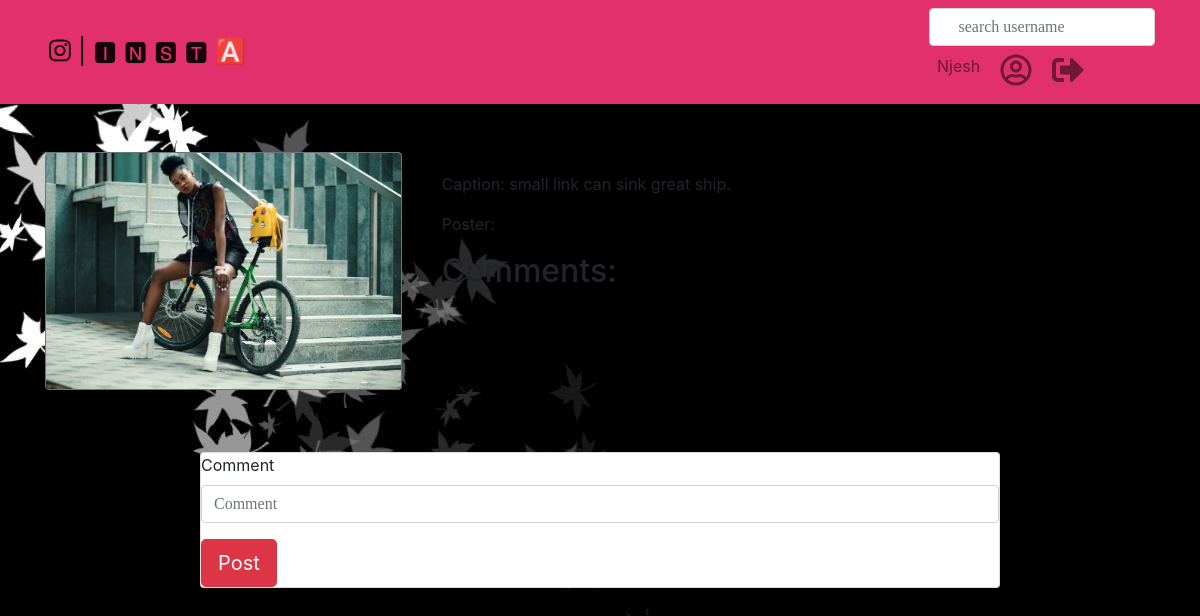
/image/1 (signed in), run on the app's committed database.
### photoapp/models.py (models this page shows, shortened)
class Image(models.Model):
    posted_by = models.ForeignKey(User, null=True)
    profile = models.ForeignKey(Profile, on_delete=models.CASCADE,null=True)
    insta_image = models.ImageField(upload_to='picha/',null=True)
    caption = models.TextField(null=True)
    likes = models.PositiveIntegerField(default=0)

### photoapp/views.py (the view)
# urls.py: url(r'^image/(\d+)',views.get_image_by_id,name ='image'),
@login_required(login_url='/accounts/login/')
def get_image_by_id(request,image_id):
    image = Image.objects.get(id = image_id)
    comment = Image.objects.filter(id = image_id).all()
    current_user = request.user
    if request.method == 'POST':
        form = CommentForm(request.POST, request.FILES)
        if form.is_valid():
            image = form.save(commit=False)
            image.posted_by = current_user
            image.save()
        return redirect('home')
    else:
        form = CommentForm()
    return render(request,"image.html", {"image":image,"comment":comment,"form": form})

### photoapp/forms.py
class CommentForm(forms.ModelForm):
    class Meta:
        model = Comment
        exclude =['poster','image']

### photoapp/templates/image.html (shortened to what this page needs)
{%extends 'base.html'%}
{% block content %}
{% load bootstrap4 %}
<br>
<br>
<div class="container">
  <div class="card-columns">
    <div class="card border-secondary">
      <img class="card-img-top" class="img-responsive" src="{{image.insta_image.url}}" size="100px200">
    </div>
    <div class="card-body">
      <p>Caption: {{image.caption}}</p>
      <p>Poster: {{image.user}}</p>
      <h2><p>Comments: {{comment.comment}}</p></h2>
    </div>
  </div>
  <div class="card mx-auto" style="max-width:50rem; margin-top:50px;">
  <form  action="{%url 'comment'%}" method="post" enctype="multipart/form-data">
    {% bootstrap_form form%}
    <input type="submit" class="btn btn-danger btn-lg" value="Post">
  </form>
  </div>
</div>
{% endblock %}

### photoapp/templates/navbar.html (shortened to what this page needs)
<!DOCTYPE html>
<html lang="en">
<head>
</head>
<body>
  <nav class="navbar navbar-expand-lg navbar-light sticky-top" style="background-color: #E1306C;" style="font-size: 25px">
    <div class="container">
      <a class="navbar-brand ml-1" href="{% url 'home' %}" style="font-size: 25px"><i class="fab fa-instagram "></i> | 🅸 🅽 🆂 🆃 🅰 </a>
      <div id="search">
      <div class="collapse navbar-collapse" id="navbarSupportedContent">
        <form class="form-inline mx-auto" role="search" action="{% url 'search_results' %}" method="get">
          <div class="form-group">
            <input type="text" class="form-control" role="search" placeholder="&#xf002; search username" aria-label="Search" name="username">
          </div>
        </form>
      </div>
        <ul class="navbar-nav">
          <li class="nav-item">
            <a class="nav-link" href="#" title="User">{{user}}</a>
          <li class="nav-item mx-1">
            <a class="nav-link" href="/profile/{{user.id}}" title="profile"><i class="far fa-user-circle fa-2x"></i></i></a>
          </li>
          <li class="nav-item">
            <a class="nav-link" href="/logout" title="Logout"><i class="fas fa-sign-out-alt fa-2x"></i></i></a>
          </li>
        </ul>
      </div>
    </div>
  </nav>
</body>
</html>

### photoapp/static/css/baseimages.css (style rules this page uses)
.form-control { font-family: "FontAwesome" }
body { background-image: url('/static/img/black.jpg'); z-index: 0; background-color: black; background-blend-mode: lighten; }

### data on the page
Image: insta_image (picture), caption "small link can sink great ship."

### other printed values
{{ user }} "Njesh"
